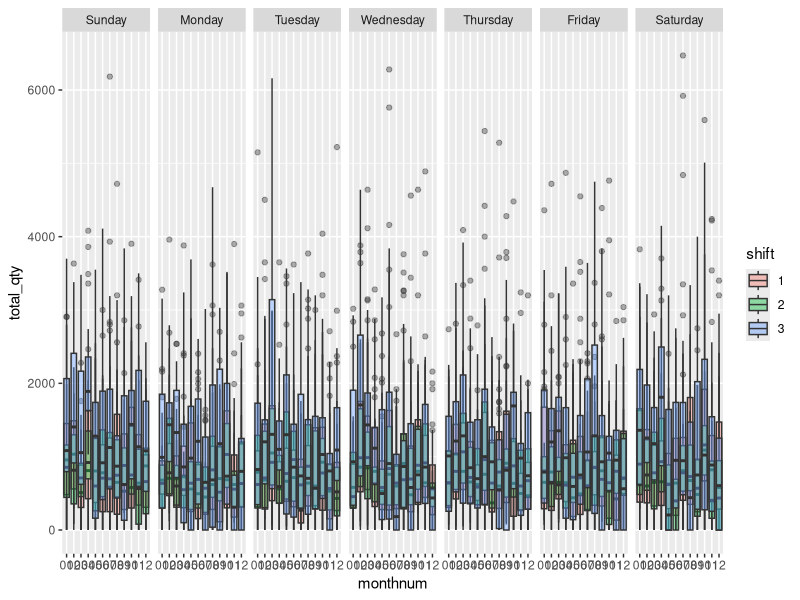
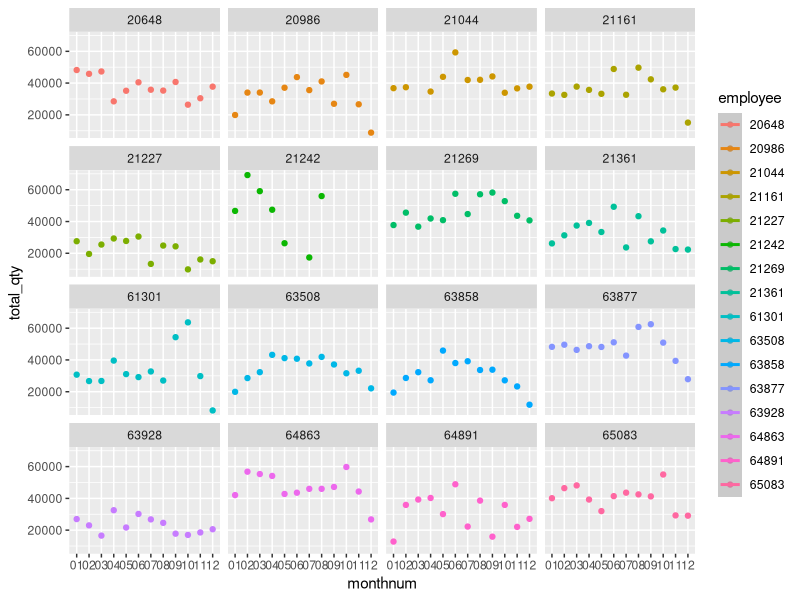
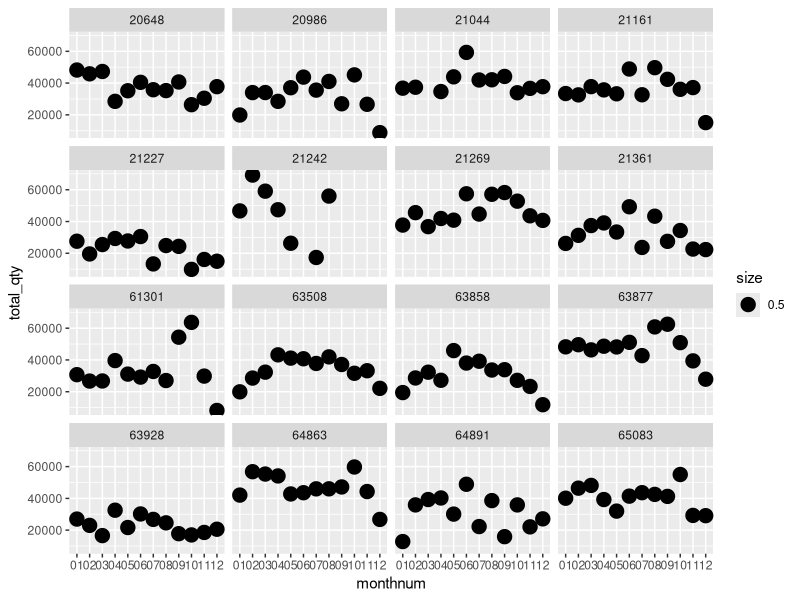

These figures' R source, in order:
# setting up working directory

setwd("~/Dropbox")

# clear up memory

rm(list=ls())

# reading the .csv file into R

orwell_original <- read.csv("Orwell-PRS3R-2016.csv", header = TRUE)

# loading required package

require(tidyverse)

# filtering only relevant variables from orwell_original dataset

orwell <- select(
  orwell_original, 
  Posting.Date, 
  Machine.Number, 
  Grade, 
  Material, 
  Order, 
  Employee.Number, 
  Shifts, 
  Confirmed.Qty, 
  Scrap.Actual, 
  Machining.Plan, 
  Machining.Actual, 
  Labor.Actual
  )

# changing column names to lower case and easy to read (I like that)

colnames(orwell) <- c(
  "date", 
  "machine", 
  "grade", 
  "material", 
  "order", 
  "employee", 
  "shift", 
  "qty", 
  "scrap", 
  "machine_plan", 
  "machine_actual", 
  "labor_actual")

# converting required variables to factor or numeric and adding month variable

orwell$scrap    <- as.numeric(orwell$scrap)
orwell$qty      <- as.numeric(orwell$qty)
orwell$shift    <- as.factor(orwell$shift)
orwell$order    <- as.factor(orwell$order)
orwell$material <- as.factor(orwell$material)
orwell$date     <- as.Date(orwell$date, format = "%d.%m.%Y")
orwell$month    <- months(orwell$date)
orwell$monthnum <- as.factor(format(orwell$date, "%m"))
orwell$weekdays <- as.factor(weekdays(orwell$date))

# setting ordered factor for months and weeks

orwell$month <- factor(
  orwell$month,levels=c(
    "January",
    "February",
    "March",
    "April",
    "May",
    "June", 
    "July",
    "August", 
    "September", 
    "October", 
    "November", 
    "December"),
  ordered=TRUE)

orwell$weekdays <- factor(
  orwell$weekdays,levels=c(
    "Sunday", 
    "Monday", 
    "Tuesday", 
    "Wednesday", 
    "Thursday", 
    "Friday", 
    "Saturday"),
  ordered=TRUE)

# keeping required machines

orwell <- filter(orwell, machine %in% c(
  "28045", 
  "32108", 
  "43101", 
  "50591", 
  "50592", 
  "50593", 
  "50696", 
  "52411", 
  "52412")
  )

orwell <- filter(orwell, employee %in% c(
  "20648", 
  "20986", 
  "21044", 
  "21161", 
  "21227", 
  "21242",
  "21269", 
  "21361", 
  "61301",
  "63508", 
  "63858", 
  "63877", 
  "63928", 
  "64863", 
  "64891", 
  "65083")
  )





# tibble with total qty and scrap and grouping by key variables

operator <- orwell %>%
  group_by(machine, monthnum, weekdays, shift, employee) %>%
  summarise(
    total_qty = sum(qty, na.rm=TRUE),
    total_scrap = sum(scrap, na.rm=TRUE)
  )

# PLOT PLOT PLOT

#ggplot(data=operator, mapping = aes(x = monthnum, y = total_qty)) + 
#  geom_boxplot(mapping = aes(color = shift))

#ggplot(data=operator, mapping = aes(x = monthnum, y = total_qty)) + 
#  geom_boxplot() + facet_grid(machine~weekdays)

# try to sumperimpose shift data over each other

ggplot(data=operator, mapping = aes(x = monthnum, y = total_qty)) + 
  geom_boxplot(mapping = aes(fill = shift), position="identity", alpha=0.40) + 
  facet_grid(.~weekdays)





# new tibble with grouping by month and employee

op <- orwell %>%
  group_by(monthnum, employee) %>%
  summarise(
    total_qty = sum(qty, na.rm=TRUE),
    total_scrap = sum(scrap, na.rm=TRUE)
  )

# the issue was converting monthnum or month from factor into numeric value
# to make geom_smooth work
# THIS IS IMPORTANT TO REMEMBER for geom_smooth()
# op$monthnum <- as.numeric(op$monthnum)

ggplot(data=op, mapping = aes(x = monthnum, y = total_qty, color = employee)) + 
  geom_point() + 
  geom_smooth() + 
  facet_wrap(~employee)

# this plot is worth looking at 
ggplot(data=op, mapping = aes(x = monthnum, y = total_qty)) + 
  geom_point(aes(size = 0.5)) + 
  facet_wrap(~employee)





# Now I want to focus on high quantity materials only
# so first I'll create a tibble containing materials 
# with highest production order quantity 

mat <- orwell %>%
  group_by(material) %>%
  summarise(
    total_qty = sum(qty),
    count = n()
  )

# change the value of total_qty to change number of materials selected
# I'm using 10,000 so I can focus on 67 materials only
mat <- filter(mat, total_qty>=10000)

# highest quantity orders at the top
arrange(mat, desc(total_qty))

# now lets see if the machine time for orders reported changed with MII
# for that we need to summarise data by month and order

change <- orwell %>%
  group_by(monthnum, material, order) %>%
  summarise(
    total_machine_plan = sum(machine_plan, na.rm=TRUE),
    total_machine_actual = sum(machine_actual, na.rm=TRUE)
  )





